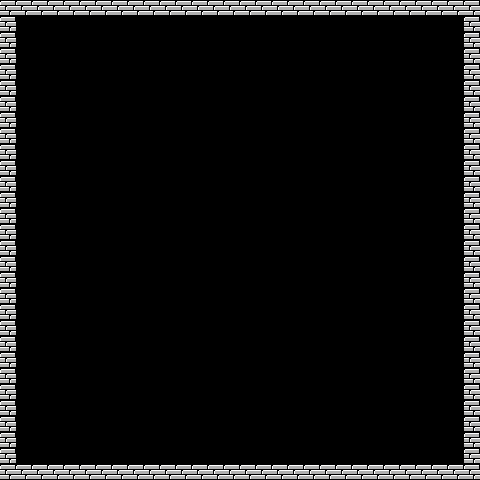

This is a level from a 2D game, rendered from its Tiled map with the project's own tilesets. A one-line summary and the complete map file follow:
An orthogonal 30x30 tile map with 16x16 px tiles, 1 tile layer (Walls).

<map version="1.10" tiledversion="1.11.1-99-gec89c545" orientation="orthogonal" renderorder="right-down" width="30" height="30" tilewidth="16" tileheight="16" infinite="0" nextlayerid="2" nextobjectid="1">
 <tileset firstgid="1" source="spritesheet.tsx" />
 <layer id="1" name="Walls" width="30" height="30">
  <properties>
   <property name="solid" type="bool" value="true" />
  </properties>
  <data encoding="csv">
47,47,47,47,47,47,47,47,47,47,47,47,47,47,47,47,47,47,47,47,47,47,47,47,47,47,47,47,47,47,
47,0,0,0,0,0,0,0,0,0,0,0,0,0,0,0,0,0,0,0,0,0,0,0,0,0,0,0,0,47,
47,0,0,0,0,0,0,0,0,0,0,0,0,0,0,0,0,0,0,0,0,0,0,0,0,0,0,0,0,47,
47,0,0,0,0,0,0,0,0,0,0,0,0,0,0,0,0,0,0,0,0,0,0,0,0,0,0,0,0,47,
47,0,0,0,0,0,0,0,0,0,0,0,0,0,0,0,0,0,0,0,0,0,0,0,0,0,0,0,0,47,
47,0,0,0,0,0,0,0,0,0,0,0,0,0,0,0,0,0,0,0,0,0,0,0,0,0,0,0,0,47,
47,0,0,0,0,0,0,0,0,0,0,0,0,0,0,0,0,0,0,0,0,0,0,0,0,0,0,0,0,47,
47,0,0,0,0,0,0,0,0,0,0,0,0,0,0,0,0,0,0,0,0,0,0,0,0,0,0,0,0,47,
47,0,0,0,0,0,0,0,0,0,0,0,0,0,0,0,0,0,0,0,0,0,0,0,0,0,0,0,0,47,
47,0,0,0,0,0,0,0,0,0,0,0,0,0,0,0,0,0,0,0,0,0,0,0,0,0,0,0,0,47,
47,0,0,0,0,0,0,0,0,0,0,0,0,0,0,0,0,0,0,0,0,0,0,0,0,0,0,0,0,47,
47,0,0,0,0,0,0,0,0,0,0,0,0,0,0,0,0,0,0,0,0,0,0,0,0,0,0,0,0,47,
47,0,0,0,0,0,0,0,0,0,0,0,0,0,0,0,0,0,0,0,0,0,0,0,0,0,0,0,0,47,
47,0,0,0,0,0,0,0,0,0,0,0,0,0,0,0,0,0,0,0,0,0,0,0,0,0,0,0,0,47,
47,0,0,0,0,0,0,0,0,0,0,0,0,0,0,0,0,0,0,0,0,0,0,0,0,0,0,0,0,47,
47,0,0,0,0,0,0,0,0,0,0,0,0,0,0,0,0,0,0,0,0,0,0,0,0,0,0,0,0,47,
47,0,0,0,0,0,0,0,0,0,0,0,0,0,0,0,0,0,0,0,0,0,0,0,0,0,0,0,0,47,
47,0,0,0,0,0,0,0,0,0,0,0,0,0,0,0,0,0,0,0,0,0,0,0,0,0,0,0,0,47,
47,0,0,0,0,0,0,0,0,0,0,0,0,0,0,0,0,0,0,0,0,0,0,0,0,0,0,0,0,47,
47,0,0,0,0,0,0,0,0,0,0,0,0,0,0,0,0,0,0,0,0,0,0,0,0,0,0,0,0,47,
47,0,0,0,0,0,0,0,0,0,0,0,0,0,0,0,0,0,0,0,0,0,0,0,0,0,0,0,0,47,
47,0,0,0,0,0,0,0,0,0,0,0,0,0,0,0,0,0,0,0,0,0,0,0,0,0,0,0,0,47,
47,0,0,0,0,0,0,0,0,0,0,0,0,0,0,0,0,0,0,0,0,0,0,0,0,0,0,0,0,47,
47,0,0,0,0,0,0,0,0,0,0,0,0,0,0,0,0,0,0,0,0,0,0,0,0,0,0,0,0,47,
47,0,0,0,0,0,0,0,0,0,0,0,0,0,0,0,0,0,0,0,0,0,0,0,0,0,0,0,0,47,
47,0,0,0,0,0,0,0,0,0,0,0,0,0,0,0,0,0,0,0,0,0,0,0,0,0,0,0,0,47,
47,0,0,0,0,0,0,0,0,0,0,0,0,0,0,0,0,0,0,0,0,0,0,0,0,0,0,0,0,47,
47,0,0,0,0,0,0,0,0,0,0,0,0,0,0,0,0,0,0,0,0,0,0,0,0,0,0,0,0,47,
47,0,0,0,0,0,0,0,0,0,0,0,0,0,0,0,0,0,0,0,0,0,0,0,0,0,0,0,0,47,
47,47,47,47,47,47,47,47,47,47,47,47,47,47,47,47,47,47,47,47,47,47,47,47,47,47,47,47,47,47
</data>
 </layer>
</map>